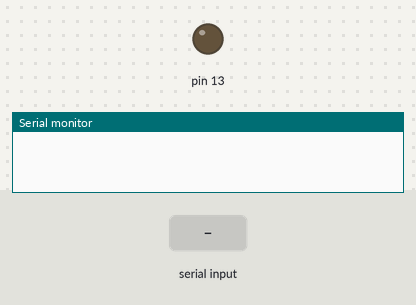
Simulated run of this sketch. Board: Arduino Uno, built with avr-gcc and run on an emulated ATmega328P. On the bench: output pins drawn as LEDs (lit = HIGH), the last lines printed to the serial monitor. The test bench sets the inputs (shaded band).

Above: at 1.2 s.
1.3 s: "1" received over Serial
At 2.2 s:
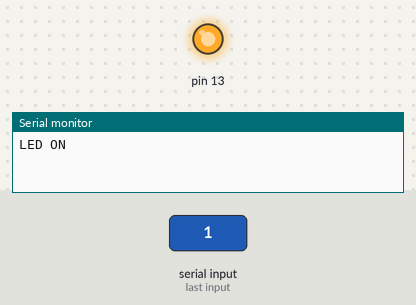
2.8 s: "0" received over Serial
At 3.3 s:
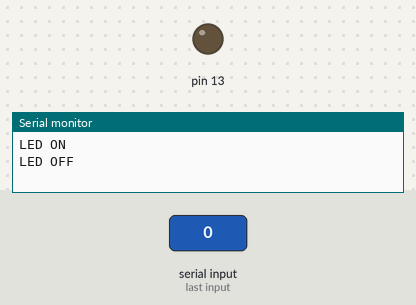
Timing chart, 0 to 5.8 s (numbered marks = the images above; inputs shaded):
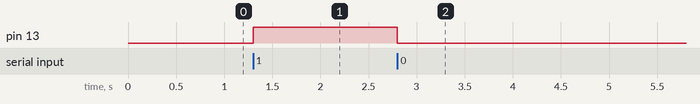

The sketch:

led_control.ino
```cpp
void setup() {
  pinMode(13, OUTPUT);
  Serial.begin(9600);
}

void loop() {
  if (Serial.available()) {
    char cmd = Serial.read();

    if (cmd == '1') {
      digitalWrite(13, HIGH);
      Serial.println("LED ON");
    }
    else if (cmd == '0') {
      digitalWrite(13, LOW);
      Serial.println("LED OFF");
    }
  }
}
```

Measured:
- after the input at 1.3 s, pin 13: LOW → HIGH at once
- after the input at 2.8 s, pin 13: HIGH → LOW at once
